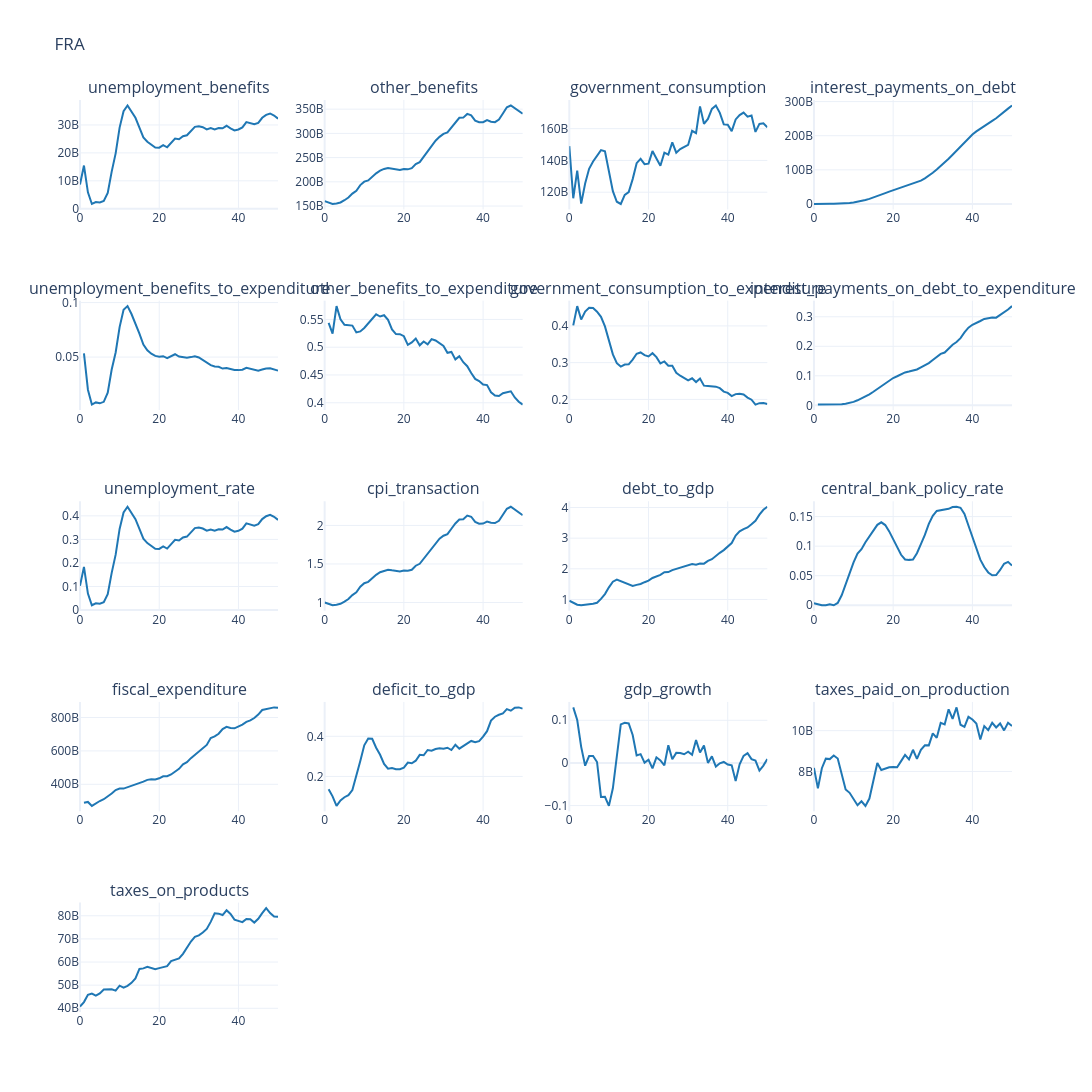
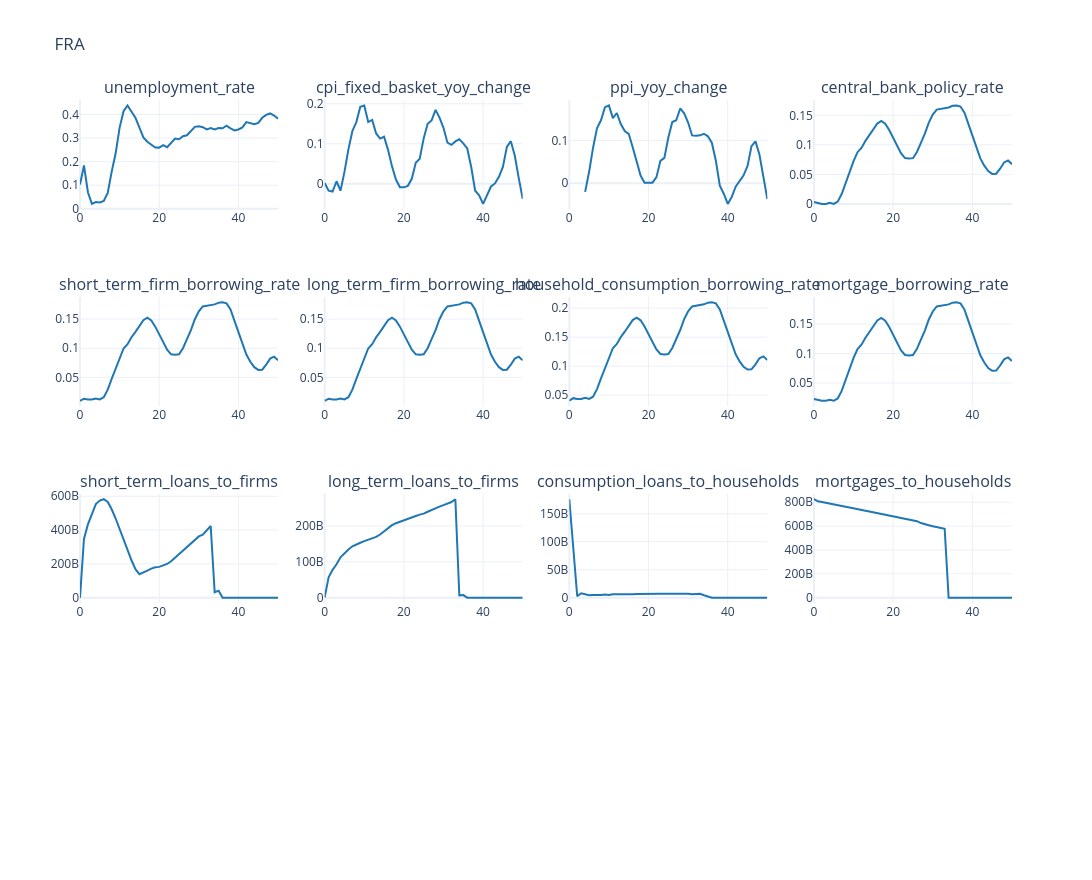

Notebook source saved alongside these figures, in order:
### Markdown cell above
### Fiscal and policy plots

### Code cell
fiscal_cols = [
    "unemployment_benefits", "other_benefits", "government_consumption", "interest_payments_on_debt",
    "unemployment_benefits_to_expenditure", "other_benefits_to_expenditure",
    "government_consumption_to_expenditure", "interest_payments_on_debt_to_expenditure",
    "unemployment_rate", "cpi_transaction", "debt_to_gdp", "central_bank_policy_rate",
    "fiscal_expenditure", "deficit_to_gdp", "gdp_growth",
    "taxes_paid_on_production", "taxes_on_products",
]
policy_cols = [
    "unemployment_rate", "cpi_fixed_basket_yoy_change", "ppi_yoy_change",
    "central_bank_policy_rate", "short_term_firm_borrowing_rate",
    "long_term_firm_borrowing_rate", "household_consumption_borrowing_rate", "mortgage_borrowing_rate",
    "short_term_loans_to_firms", "long_term_loans_to_firms", "consumption_loans_to_households", "mortgages_to_households",
]

plot_output(df=df_base[fiscal_cols], no_rows=5, no_cols=4, country_code=cfg.country_iso3, **FIG_SIZE_BENCHMARK)
plot_output(df=df_base[policy_cols], no_rows=4, no_cols=4, country_code=cfg.country_iso3, **FIG_SIZE_BENCHMARK)
